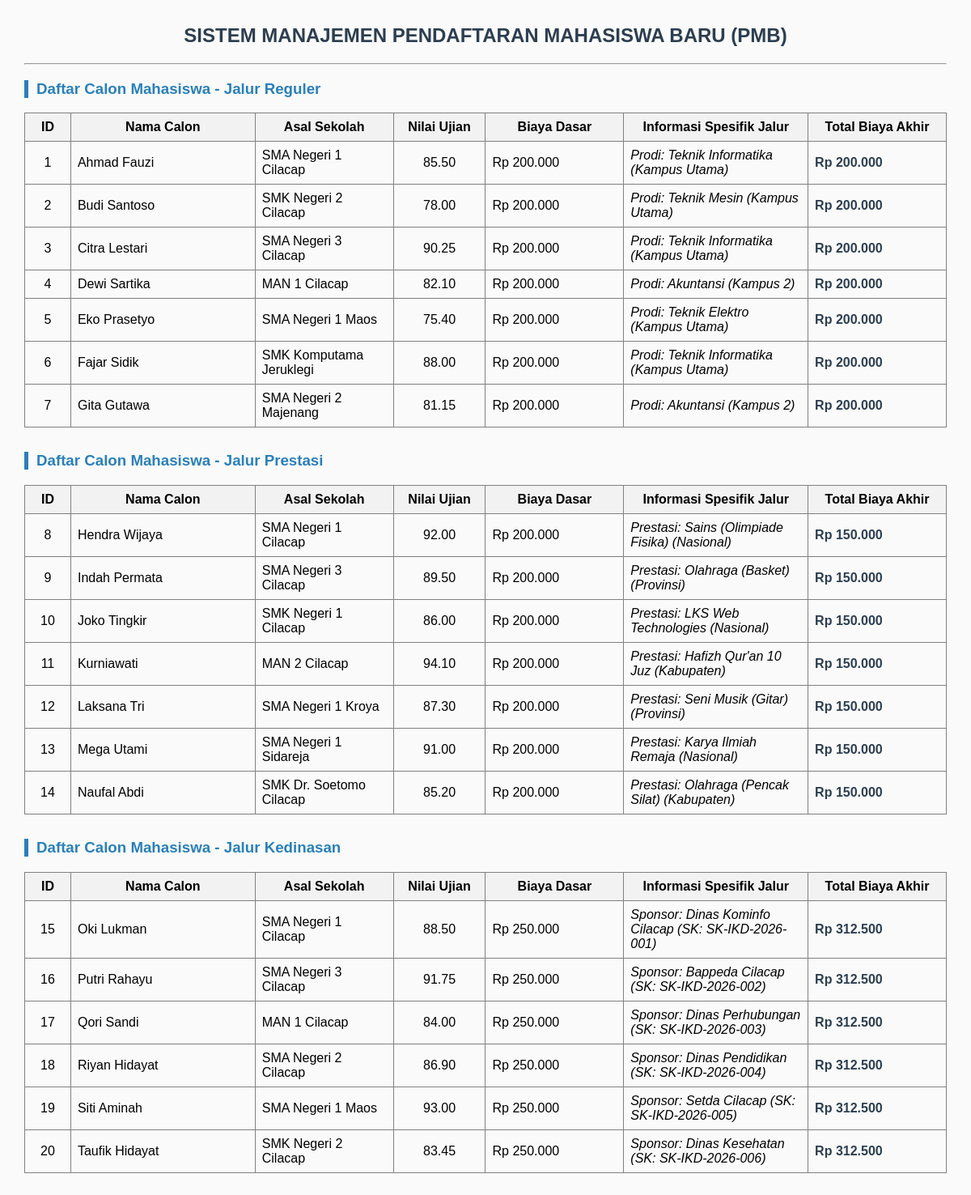
The page / on the database its author committed.
### tables this page shows
CREATE TABLE `tabel_pendaftaran` (
  `id_pendaftaran` int NOT NULL,
  `nama_calon` varchar(100) NOT NULL,
  `asal_sekolah` varchar(100) NOT NULL,
  `nilai_ujian` decimal(5,2) NOT NULL,
  `biaya_pendaftaran_dasar` decimal(10,2) NOT NULL,
  `jalur_pendaftaran` enum('Reguler','Prestasi','Kedinasan') NOT NULL,
  `pilihan_prodi` varchar(50) DEFAULT NULL,
  `lokasi_kampus` varchar(50) DEFAULT NULL,
  `jenis_prestasi` varchar(50) DEFAULT NULL,
  `tingkat_prestasi` varchar(50) DEFAULT NULL,
  `sk_ikatan_dinas` varchar(50) DEFAULT NULL,
  `instansi_sponsor` varchar(100) DEFAULT NULL
);

### PendaftaranReguler.php (called while the page is built, shortened)
<?php
require_once 'Pendaftaran.php';
class PendaftaranReguler extends Pendaftaran {
    private $pilihan_prodi;
    private $lokasi_kampus;
    public function __construct($data) {
        $this->pilihan_prodi = $data['pilihan_prodi'];
        $this->lokasi_kampus = $data['lokasi_kampus'];
    }
    public static function getDaftarReguler($db) {
        $query = "SELECT * FROM tabel_pendaftaran WHERE jalur_pendaftaran = 'Reguler'";
        $stmt = $db->prepare($query);
        $stmt->execute();
        return $stmt->fetchAll();
    }
    public function hitungTotalBiaya() {
        return $this->biaya_pendaftaran_dasar;
    }
    public function tampilkanInfoJalur() {
        return "Prodi: " . $this->pilihan_prodi . " (" . $this->lokasi_kampus . ")";
    }
}
?>

### pendaftaran.php (called while the page is built, shortened)
<?php
abstract class Pendaftaran {
    public function __construct($id_pendaftaran, $nama_calon, $asal_sekolah, $nilai_ujian, $biaya_pendaftaran_dasar) {
        $this->biaya_pendaftaran_dasar = $biaya_pendaftaran_dasar;
    }
}
?>

### PendaftaranPrestasi.php (called while the page is built, shortened)
<?php
require_once 'Pendaftaran.php';
class PendaftaranPrestasi extends Pendaftaran {
    private $jenis_prestasi;
    private $tingkat_prestasi;
    public function __construct($data) {
        $this->jenis_prestasi = $data['jenis_prestasi'];
        $this->tingkat_prestasi = $data['tingkat_prestasi'];
    }
    public static function getDaftarPrestasi($db) {
        $query = "SELECT * FROM tabel_pendaftaran WHERE jalur_pendaftaran = 'Prestasi'";
        $stmt = $db->prepare($query);
        $stmt->execute();
        return $stmt->fetchAll();
    }
    public function hitungTotalBiaya() {
        return $this->biaya_pendaftaran_dasar - 50000;
    }
    public function tampilkanInfoJalur() {
        return "Prestasi: " . $this->jenis_prestasi . " (" . $this->tingkat_prestasi . ")";
    }
}
?>

### PendaftaranKedinasan.php (called while the page is built, shortened)
<?php
require_once 'Pendaftaran.php';
class PendaftaranKedinasan extends Pendaftaran {
    private $sk_ikatan_dinas;
    private $instansi_sponsor;
    public function __construct($data) {
        $this->sk_ikatan_dinas = $data['sk_ikatan_dinas'];
        $this->instansi_sponsor = $data['instansi_sponsor'];
    }
    public static function getDaftarKedinasan($db) {
        $query = "SELECT * FROM tabel_pendaftaran WHERE jalur_pendaftaran = 'Kedinasan'";
        $stmt = $db->prepare($query);
        $stmt->execute();
        return $stmt->fetchAll();
    }
    public function hitungTotalBiaya() {
        return $this->biaya_pendaftaran_dasar * 1.25;
    }
    public function tampilkanInfoJalur() {
        return "Sponsor: " . $this->instansi_sponsor . " (SK: " . $this->sk_ikatan_dinas . ")";
    }
}
?>

### index.php (the view, shortened to what this page needs)
<?php
require_once 'PendaftaranReguler.php';
require_once 'PendaftaranPrestasi.php';
require_once 'PendaftaranKedinasan.php';
$database = new Database();
$db = $database->getConnection();
$dataReguler = [];
$error_koneksi = false;
if ($db === null) {
    $error_koneksi = true;
} else {
    $dataReguler = PendaftaranReguler::getDaftarReguler($db);
    $dataPrestasi = PendaftaranPrestasi::getDaftarPrestasi($db);
    $dataKedinasan = PendaftaranKedinasan::getDaftarKedinasan($db);
}
function renderTable($daftarMahasiswa, $namaJalur) {
    echo "<h3>Daftar Calon Mahasiswa - Jalur $namaJalur</h3>";
    echo "<table border='1' cellpadding='8' cellspacing='0' style='width:100%; margin-bottom:30px; border-collapse:collapse;'>
            <tr style='background-color:#f2f2f2; text-align:center;'>
                <th width='5%'>ID</th>
                <th width='20%'>Nama Calon</th>
                <th width='15%'>Asal Sekolah</th>
                <th width='10%'>Nilai Ujian</th>
                <th width='15%'>Biaya Dasar</th>
                <th width='20%'>Informasi Spesifik Jalur</th>
                <th width='15%'>Total Biaya Akhir</th>
            </tr>";
    if (empty($daftarMahasiswa)) {
        echo "<tr><td colspan='7' align='center'>Tidak ada data calon mahasiswa untuk jalur ini.</td></tr>";
    } else {
        foreach ($daftarMahasiswa as $row) {
            if ($namaJalur === 'Reguler') {
                $mhs = new PendaftaranReguler($row);
            } elseif ($namaJalur === 'Prestasi') {
                $mhs = new PendaftaranPrestasi($row);
            } elseif ($namaJalur === 'Kedinasan') {
                $mhs = new PendaftaranKedinasan($row);
            }
            echo "<tr>
                    <td align='center'>".$row['id_pendaftaran']."</td>
                    <td>".htmlspecialchars($row['nama_calon'])."</td>
                    <td>".htmlspecialchars($row['asal_sekolah'])."</td>
                    <td align='center'>".$row['nilai_ujian']."</td>
                    <td>Rp ".number_format($row['biaya_pendaftaran_dasar'], 0, ',', '.')."</td>
                    <td><em>".$mhs->tampilkanInfoJalur()."</em></td>
                    <td style='font-weight:bold; color:#2c3e50;'>Rp ".number_format($mhs->hitungTotalBiaya(), 0, ',', '.')."</td>
                  </tr>";
        }
    }
    echo "</table>";
}
?>
<!DOCTYPE html>
<html lang="id">
<head>
</head>
<body>
    <h2>SISTEM MANAJEMEN PENDAFTARAN MAHASISWA BARU (PMB)</h2>
    <hr>
    <?php if ($error_koneksi): ?>
        <div class="error-box">
            <h4>⚠️ Koneksi Database Gagal!</h4>
            <p>Aplikasi tidak dapat menampilkan data karena koneksi ke MySQL bermasalah. Silakan lakukan pengecekan berikut:</p>
            <ol>
                <li>Pastikan aplikasi MySQL di Control Panel XAMPP / Laragon Anda sudah dalam kondisi <strong>Running (Aktif)</strong>.</li>
                <li>Pastikan Anda sudah membuat/mengimport database di <strong>phpMyAdmin</strong>.</li>
                <li>Buka file <code>koneksi/database.php</code> dan pastikan variabel <code>$db_name</code> sudah diganti dari tulisan <code>"DB_SIMULASI_PBO_KELAS_NamaLengkap"</code> menjadi nama database asli yang Anda buat di phpMyAdmin.</li>
            </ol>
        </div>
    <?php else: ?>
        <?php
            renderTable($dataReguler, "Reguler");
        ?>
    <?php endif; ?>
</body>
</html>

### index.php (style rules this page uses)
body { font-family: Arial, sans-serif; margin: 30px; background-color: #fafafa; }
h2 { color: #2c3e50; text-align: center; }
h3 { color: #2980b9; border-left: 5px solid #2980b9; padding-left: 10px; }

### rows shown on the page
tabel_pendaftaran: id_pendaftaran "1", nama_calon "Ahmad Fauzi", asal_sekolah "SMA Negeri 1 Cilacap", nilai_ujian "85.50", biaya_pendaftaran_dasar "200.000", $mhs->tampilkanInfoJalur() "Prodi: Teknik Informatika (Kampus Utama)"
tabel_pendaftaran: id_pendaftaran "2", nama_calon "Budi Santoso", asal_sekolah "SMK Negeri 2 Cilacap", nilai_ujian "78.00", biaya_pendaftaran_dasar "200.000", $mhs->tampilkanInfoJalur() "Prodi: Teknik Mesin (Kampus Utama)"
tabel_pendaftaran: id_pendaftaran "3", nama_calon "Citra Lestari", asal_sekolah "SMA Negeri 3 Cilacap", nilai_ujian "90.25", biaya_pendaftaran_dasar "200.000", $mhs->tampilkanInfoJalur() "Prodi: Teknik Informatika (Kampus Utama)"
tabel_pendaftaran: id_pendaftaran "4", nama_calon "Dewi Sartika", asal_sekolah "MAN 1 Cilacap", nilai_ujian "82.10", biaya_pendaftaran_dasar "200.000", $mhs->tampilkanInfoJalur() "Prodi: Akuntansi (Kampus 2)"
tabel_pendaftaran: id_pendaftaran "5", nama_calon "Eko Prasetyo", asal_sekolah "SMA Negeri 1 Maos", nilai_ujian "75.40", biaya_pendaftaran_dasar "200.000", $mhs->tampilkanInfoJalur() "Prodi: Teknik Elektro (Kampus Utama)"
tabel_pendaftaran: id_pendaftaran "6", nama_calon "Fajar Sidik", asal_sekolah "SMK Komputama Jeruklegi", nilai_ujian "88.00", biaya_pendaftaran_dasar "200.000", $mhs->tampilkanInfoJalur() "Prodi: Teknik Informatika (Kampus Utama)"
tabel_pendaftaran: id_pendaftaran "7", nama_calon "Gita Gutawa", asal_sekolah "SMA Negeri 2 Majenang", nilai_ujian "81.15", biaya_pendaftaran_dasar "200.000", $mhs->tampilkanInfoJalur() "Prodi: Akuntansi (Kampus 2)"
tabel_pendaftaran: id_pendaftaran "8", nama_calon "Hendra Wijaya", asal_sekolah "SMA Negeri 1 Cilacap", nilai_ujian "92.00", biaya_pendaftaran_dasar "200.000", $mhs->tampilkanInfoJalur() "Prestasi: Sains (Olimpiade Fisika) (Nasional)", biaya_pendaftaran_dasar "150.000"
tabel_pendaftaran: id_pendaftaran "9", nama_calon "Indah Permata", asal_sekolah "SMA Negeri 3 Cilacap", nilai_ujian "89.50", biaya_pendaftaran_dasar "200.000", $mhs->tampilkanInfoJalur() "Prestasi: Olahraga (Basket) (Provinsi)", biaya_pendaftaran_dasar "150.000"
tabel_pendaftaran: id_pendaftaran "10", nama_calon "Joko Tingkir", asal_sekolah "SMK Negeri 1 Cilacap", nilai_ujian "86.00", biaya_pendaftaran_dasar "200.000", $mhs->tampilkanInfoJalur() "Prestasi: LKS Web Technologies (Nasional)", biaya_pendaftaran_dasar "150.000"
tabel_pendaftaran: id_pendaftaran "11", nama_calon "Kurniawati", asal_sekolah "MAN 2 Cilacap", nilai_ujian "94.10", biaya_pendaftaran_dasar "200.000", $mhs->tampilkanInfoJalur() "Prestasi: Hafizh Qur'an 10 Juz (Kabupaten)", biaya_pendaftaran_dasar "150.000"
tabel_pendaftaran: id_pendaftaran "12", nama_calon "Laksana Tri", asal_sekolah "SMA Negeri 1 Kroya", nilai_ujian "87.30", biaya_pendaftaran_dasar "200.000", $mhs->tampilkanInfoJalur() "Prestasi: Seni Musik (Gitar) (Provinsi)", biaya_pendaftaran_dasar "150.000"
tabel_pendaftaran: id_pendaftaran "13", nama_calon "Mega Utami", asal_sekolah "SMA Negeri 1 Sidareja", nilai_ujian "91.00", biaya_pendaftaran_dasar "200.000", $mhs->tampilkanInfoJalur() "Prestasi: Karya Ilmiah Remaja (Nasional)", biaya_pendaftaran_dasar "150.000"
tabel_pendaftaran: id_pendaftaran "14", nama_calon "Naufal Abdi", asal_sekolah "SMK Dr. Soetomo Cilacap", nilai_ujian "85.20", biaya_pendaftaran_dasar "200.000", $mhs->tampilkanInfoJalur() "Prestasi: Olahraga (Pencak Silat) (Kabupaten)", biaya_pendaftaran_dasar "150.000"
tabel_pendaftaran: id_pendaftaran "15", nama_calon "Oki Lukman", asal_sekolah "SMA Negeri 1 Cilacap", nilai_ujian "88.50", biaya_pendaftaran_dasar "250.000", $mhs->tampilkanInfoJalur() "Sponsor: Dinas Kominfo Cilacap (SK: SK-IKD-2026-001)", biaya_pendaftaran_dasar "312.500"
tabel_pendaftaran: id_pendaftaran "16", nama_calon "Putri Rahayu", asal_sekolah "SMA Negeri 3 Cilacap", nilai_ujian "91.75", biaya_pendaftaran_dasar "250.000", $mhs->tampilkanInfoJalur() "Sponsor: Bappeda Cilacap (SK: SK-IKD-2026-002)", biaya_pendaftaran_dasar "312.500"
tabel_pendaftaran: id_pendaftaran "17", nama_calon "Qori Sandi", asal_sekolah "MAN 1 Cilacap", nilai_ujian "84.00", biaya_pendaftaran_dasar "250.000", $mhs->tampilkanInfoJalur() "Sponsor: Dinas Perhubungan (SK: SK-IKD-2026-003)", biaya_pendaftaran_dasar "312.500"
tabel_pendaftaran: id_pendaftaran "18", nama_calon "Riyan Hidayat", asal_sekolah "SMA Negeri 2 Cilacap", nilai_ujian "86.90", biaya_pendaftaran_dasar "250.000", $mhs->tampilkanInfoJalur() "Sponsor: Dinas Pendidikan (SK: SK-IKD-2026-004)", biaya_pendaftaran_dasar "312.500"
tabel_pendaftaran: id_pendaftaran "19", nama_calon "Siti Aminah", asal_sekolah "SMA Negeri 1 Maos", nilai_ujian "93.00", biaya_pendaftaran_dasar "250.000", $mhs->tampilkanInfoJalur() "Sponsor: Setda Cilacap (SK: SK-IKD-2026-005)", biaya_pendaftaran_dasar "312.500"
tabel_pendaftaran: id_pendaftaran "20", nama_calon "Taufik Hidayat", asal_sekolah "SMK Negeri 2 Cilacap", nilai_ujian "83.45", biaya_pendaftaran_dasar "250.000", $mhs->tampilkanInfoJalur() "Sponsor: Dinas Kesehatan (SK: SK-IKD-2026-006)", biaya_pendaftaran_dasar "312.500"

### other values the page prints
$namaJalur "Reguler Prestasi Kedinasan"
